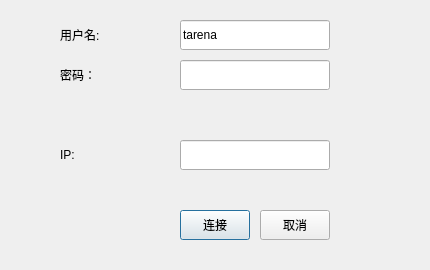
<?xml version="1.0" encoding="UTF-8"?>
<ui version="4.0">
 <class>LoginDialog</class>
 <widget class="QDialog" name="LoginDialog">
  <property name="enabled">
   <bool>true</bool>
  </property>
  <property name="geometry">
   <rect>
    <x>0</x>
    <y>0</y>
    <width>430</width>
    <height>270</height>
   </rect>
  </property>
  <property name="sizePolicy">
   <sizepolicy hsizetype="Fixed" vsizetype="Fixed">
    <horstretch>0</horstretch>
    <verstretch>0</verstretch>
   </sizepolicy>
  </property>
  <property name="minimumSize">
   <size>
    <width>430</width>
    <height>270</height>
   </size>
  </property>
  <property name="maximumSize">
   <size>
    <width>430</width>
    <height>270</height>
   </size>
  </property>
  <property name="windowTitle">
   <string>LoginDialog</string>
  </property>
  <widget class="QLabel" name="label">
   <property name="geometry">
    <rect>
     <x>60</x>
     <y>20</y>
     <width>60</width>
     <height>30</height>
    </rect>
   </property>
   <property name="minimumSize">
    <size>
     <width>60</width>
     <height>30</height>
    </size>
   </property>
   <property name="maximumSize">
    <size>
     <width>60</width>
     <height>30</height>
    </size>
   </property>
   <property name="text">
    <string>用户名:</string>
   </property>
  </widget>
  <widget class="QLabel" name="label_2">
   <property name="geometry">
    <rect>
     <x>60</x>
     <y>60</y>
     <width>60</width>
     <height>30</height>
    </rect>
   </property>
   <property name="minimumSize">
    <size>
     <width>60</width>
     <height>30</height>
    </size>
   </property>
   <property name="maximumSize">
    <size>
     <width>60</width>
     <height>30</height>
    </size>
   </property>
   <property name="text">
    <string>密码：</string>
   </property>
  </widget>
  <widget class="QLineEdit" name="lineEditUsername">
   <property name="enabled">
    <bool>true</bool>
   </property>
   <property name="geometry">
    <rect>
     <x>180</x>
     <y>20</y>
     <width>150</width>
     <height>30</height>
    </rect>
   </property>
   <property name="minimumSize">
    <size>
     <width>150</width>
     <height>30</height>
    </size>
   </property>
   <property name="maximumSize">
    <size>
     <width>150</width>
     <height>30</height>
    </size>
   </property>
   <property name="text">
    <string>tarena</string>
   </property>
   <property name="readOnly">
    <bool>true</bool>
   </property>
  </widget>
  <widget class="QLineEdit" name="lineEditPassword">
   <property name="enabled">
    <bool>true</bool>
   </property>
   <property name="geometry">
    <rect>
     <x>180</x>
     <y>60</y>
     <width>150</width>
     <height>30</height>
    </rect>
   </property>
   <property name="minimumSize">
    <size>
     <width>150</width>
     <height>30</height>
    </size>
   </property>
   <property name="maximumSize">
    <size>
     <width>150</width>
     <height>30</height>
    </size>
   </property>
   <property name="text">
    <string/>
   </property>
   <property name="echoMode">
    <enum>QLineEdit::Password</enum>
   </property>
  </widget>
  <widget class="QPushButton" name="pushButtonConnect">
   <property name="geometry">
    <rect>
     <x>180</x>
     <y>210</y>
     <width>70</width>
     <height>30</height>
    </rect>
   </property>
   <property name="maximumSize">
    <size>
     <width>80</width>
     <height>16777215</height>
    </size>
   </property>
   <property name="text">
    <string>连接</string>
   </property>
  </widget>
  <widget class="QPushButton" name="pushButtonCancle">
   <property name="geometry">
    <rect>
     <x>260</x>
     <y>210</y>
     <width>70</width>
     <height>30</height>
    </rect>
   </property>
   <property name="maximumSize">
    <size>
     <width>80</width>
     <height>16777215</height>
    </size>
   </property>
   <property name="text">
    <string>取消</string>
   </property>
  </widget>
  <widget class="QLabel" name="labelLoginMessage">
   <property name="geometry">
    <rect>
     <x>180</x>
     <y>100</y>
     <width>200</width>
     <height>30</height>
    </rect>
   </property>
   <property name="minimumSize">
    <size>
     <width>200</width>
     <height>30</height>
    </size>
   </property>
   <property name="maximumSize">
    <size>
     <width>200</width>
     <height>30</height>
    </size>
   </property>
   <property name="text">
    <string/>
   </property>
  </widget>
  <widget class="QLineEdit" name="lineEditIp">
   <property name="geometry">
    <rect>
     <x>180</x>
     <y>140</y>
     <width>150</width>
     <height>30</height>
    </rect>
   </property>
   <property name="sizePolicy">
    <sizepolicy hsizetype="Expanding" vsizetype="Fixed">
     <horstretch>0</horstretch>
     <verstretch>0</verstretch>
    </sizepolicy>
   </property>
   <property name="minimumSize">
    <size>
     <width>150</width>
     <height>30</height>
    </size>
   </property>
   <property name="maximumSize">
    <size>
     <width>150</width>
     <height>30</height>
    </size>
   </property>
   <property name="focusPolicy">
    <enum>Qt::StrongFocus</enum>
   </property>
  </widget>
  <widget class="QLabel" name="label_ip_2">
   <property name="geometry">
    <rect>
     <x>60</x>
     <y>140</y>
     <width>60</width>
     <height>30</height>
    </rect>
   </property>
   <property name="minimumSize">
    <size>
     <width>60</width>
     <height>30</height>
    </size>
   </property>
   <property name="maximumSize">
    <size>
     <width>60</width>
     <height>30</height>
    </size>
   </property>
   <property name="text">
    <string>IP:</string>
   </property>
  </widget>
 </widget>
 <layoutdefault spacing="6" margin="11"/>
 <resources/>
 <connections/>
</ui>
